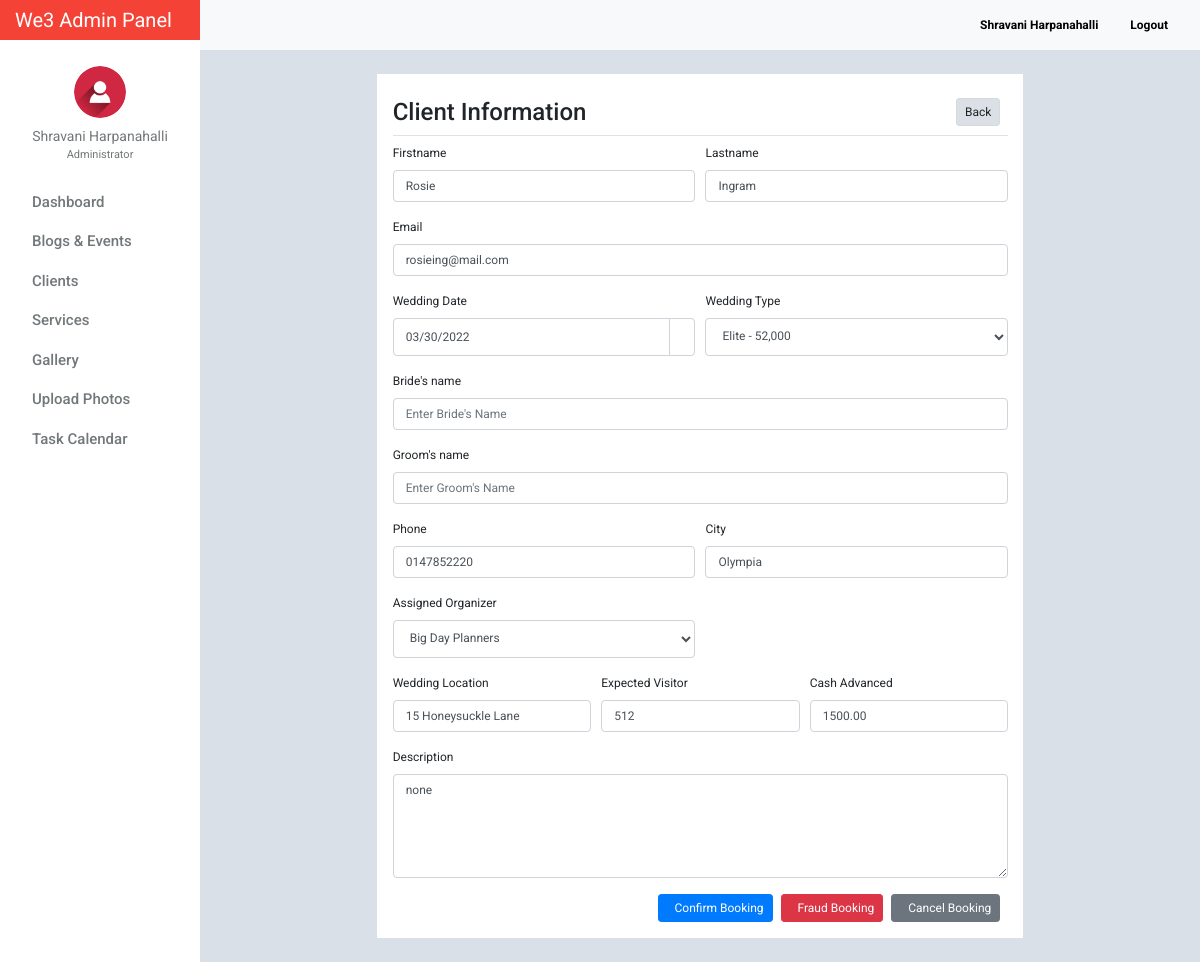
Screenshot of /client_assign.php?booking=3&user_id=3 (signed in) with the database file from the repository.
### tables this page shows
CREATE TABLE `tblusers` (
  `id` int(11) NOT NULL,
  `firstname` varchar(32) NOT NULL,
  `lastname` varchar(32) NOT NULL,
  `gender` enum('m','f') NOT NULL,
  `username` varchar(50) NOT NULL,
  `password` varchar(50) NOT NULL,
  `email` varchar(100) NOT NULL,
  `designation` varchar(100) NOT NULL,
  `address` text NOT NULL,
  `access_level` enum('0','1','2') NOT NULL,
  `profile_picture` varchar(100) NOT NULL,
  `date_created` varchar(100) NOT NULL
);

CREATE TABLE `tblaccounts_detail` (
  `id` int(11) NOT NULL,
  `user_id` int(11) NOT NULL,
  `firstname` varchar(32) NOT NULL,
  `lastname` varchar(32) NOT NULL,
  `phone` varchar(20) NOT NULL,
  `city` varchar(50) NOT NULL,
  `datetime_created` timestamp NOT NULL DEFAULT CURRENT_TIMESTAMP,
  `description` text NOT NULL,
  `location` text NOT NULL,
  `expectation_visitor` varchar(100) NOT NULL,
  `cash_advanced` decimal(10,2) NOT NULL,
  `status` varchar(100) NOT NULL DEFAULT 'pending',
  `date_signed` datetime NOT NULL
);

CREATE TABLE `tblweddingbook` (
  `booking_id` int(11) NOT NULL,
  `user_id` int(11) NOT NULL,
  `bride` varchar(32) NOT NULL,
  `groom` varchar(32) NOT NULL,
  `wedding_type` int(11) NOT NULL,
  `user_email` varchar(100) NOT NULL,
  `wedding_date` varchar(100) NOT NULL,
  `organizer_id` int(11) NOT NULL
);

### include/database.php (called while the page is built, shortened)
<?php
class Database
{
    public $connection;
    public function open_connection()
    {
        $this->connection = mysqli_connect(DB_HOST, DB_USER, DB_PASS, DB_NAME);
    }
    public function query($sql)
    {
        $result = mysqli_query($this->connection, $sql);
        return $result;
    }
}
$db = new Database();
?>

### include/db_object.php (called while the page is built, shortened)
<?php
class DB_Object
{
    public static function find_all() {
        return static::find_by_query("SELECT * FROM " . static::$db_table . " ORDER BY id DESC");
    }
    public static function find_by_id($id) {
        $the_result_array = static::find_by_query("SELECT * FROM " . static::$db_table . " WHERE id = $id ORDER BY id DESC  LIMIT 1 ");
        return !empty($the_result_array) ? array_shift($the_result_array) : false;
    }
    public static function find_by_user_id($id) {
        $the_result_array = static::find_by_query("SELECT * FROM " . static::$db_table . " WHERE user_id = $id ORDER BY user_id DESC  LIMIT 1 ");
        return !empty($the_result_array) ? array_shift($the_result_array) : false;
    }
    public static function find_by_booking_id($id) {
        $the_result_array = static::find_by_query("SELECT * FROM " . static::$db_table . " WHERE booking_id = $id ORDER BY booking_id DESC  LIMIT 1 ");
        return !empty($the_result_array) ? array_shift($the_result_array) : false;
    }
    public static function find_by_query($sql) {
        global $db;
        $result_set = $db->query($sql);
        $the_object_array = array();
        while($row = mysqli_fetch_array($result_set)) {
            $the_object_array[] = static::instantiation($row);
        }
        return $the_object_array;
    }
    public static function instantiation($the_record){
        $the_object = new $calling_class;
        foreach($the_record as $the_attribute => $value)
        {
            if($the_object->has_the_attribute($the_attribute)) {
                $the_object->$the_attribute = $value;
            }
        }
        return $the_object;
    }
    private function has_the_attribute($the_attribute) {
        $object_properties = get_object_vars($this);
        return array_key_exists($the_attribute, $object_properties);
    }
}
?>

### include/Users.php (called while the page is built, shortened)
<?php
class Users extends DB_Object
{
    public $profile_picture;
    public $upload_directory = "upload/users";
    public $image_placeholder = "http://placehold.it/64x64&text=images";
    public function profile_picture_picture() {
        return empty($this->profile_picture) ? $this->image_placeholder : $this->upload_directory. '/' .$this->profile_picture;
    }
}
?>

### client_assign.php (the view, shortened to what this page needs)
<?php
    $booking_id = $_GET['booking'];
    $user_id = $_GET['user_id'];
    $account_detail =  Account_Details::find_by_user_id($user_id);
    $booking_detail =  Booking::find_by_booking_id($booking_id);
 	$categories = Category::find_all();
?>
<?php $users_profile = Users::find_by_id($_SESSION['id']); ?>
    <!doctype html>
    <html lang="en">
    <head>
        <link href="css/bootstrap.min.css" rel="stylesheet">
        <link href="css/dashboard.css" rel="stylesheet">
        <link rel="stylesheet" type="text/css" href="https://cdn.materialdesignicons.com/2.1.19/css/materialdesignicons.min.css">
        <link rel="stylesheet" href="../css/bootstrap-datepicker.css">
    </head>
<body>
<?php include_once 'include/sidebar.php'; ?>
    <div class="container">
        <div class="row">
            <div class="col-lg-8 offset-2 pl-3 pb-3 box-shadow mt-4">
                <form method="post" action="">
                    <h4 class="h4 mt-4 pb-2" style="border-bottom: 1px solid #dee2e6!important;">Client Information
						<a href="client.php" class="btn btn-sm btn-light float-right mr-2 active" style="font-size: 12px;">
							<span class="mdi mdi-arrow-left"></span> Back
						</a>
                    </h4>
                    <div class="form-row">
                        <div class="form-group col-md-6">
                            <label for="inputFirstname">Firstname</label>
                            <input type="text" name="firstname" class="form-control" id="inputFirstname" value="<?= $account_detail->firstname; ?>" placeholder="Enter firstname">
                        </div>
                        <div class="form-group col-md-6">
                            <label for="inputLastname">Lastname</label>
                            <input type="text" name="lastname" class="form-control" id="inputLastname" value="<?= $account_detail->lastname; ?>" placeholder="Enter lastname">
                        </div>
                    </div>
                    <div class="form-group">
                        <label for="inputEmail">Email</label>
                        <input type="text" name="email" class="form-control" id="inputEmail" value="<?= $booking_detail->user_email; ?>" placeholder="Enter email">
                    </div>
                    <div class="form-row form-group">
                        <div class="col-md-6">
                            <label for="wedding_date">Wedding Date</label>
                        </div>
                        <div class="col-md-6">
                            <label>Wedding Type</label>
                        </div>
                        <div class="input-group col-md-6">
                            <input type="text" class="form-control"
                                   name="wedding_date" value="<?= $booking_detail->wedding_date; ?>" data-provide="datepicker" id="wedding_date"
                                   placeholder="Wedding Date">
                            <div class="input-group-append">
                                    <span class="input-group-text"
                                          style="background: white;">
                                    </span>
                            </div>
                        </div>
                        <div class="input-group col-md-6">
                            <select class="form-control" id="wedding_type" name="wedding_type">
                                <?php foreach($categories as $category) : ?>
                                    <?php if ($category->id == $booking_detail->wedding_type): ?>
                                        <option value="<?= $category->id;?>" selected><?= $category->wedding_type; ?> - <?= number_format($category->price); ?> </option>
                                        <?php else: ?>
                                        <option value="<?= $category->id;?>"><?= $category->wedding_type; ?> - <?= number_format($category->price); ?> </option>
                                    <?php endif ?>
                                <?php endforeach; ?>
                            </select>
                        </div>
                    </div>
                    <div class="form-group">
                        <label for="brideName">Bride's name</label>
                        <input type="text" name="bride" class="form-control" value="<?= $booking_detail->bride; ?>" id="brideName" placeholder="Enter Bride's Name">
                    </div>
                    <div class="form-group">
                        <label for="GroomsName">Groom's name</label>
                        <input type="text" name="groom" class="form-control" value="<?= $booking_detail->groom; ?>" id="GroomsName" placeholder="Enter Groom's Name">
                    </div>
                    <div class="form-row">
                        <div class="form-group col-md-6">
                            <label for="inputPhone">Phone</label>
                            <input type="text" class="form-control" value="<?= $account_detail->phone; ?>" id="inputPhone" name="phone" placeholder="Enter Phone Number">
                        </div>
                        <div class="form-group col-md-6">
                            <label for="inputcity">City</label>
                            <input type="text" class="form-control" value="<?= $account_detail->city; ?>" id="inputcity" name="city" placeholder="Enter City">
                        </div>
                    </div>
                    <div class="form-row">
                        <div class="form-group col-md-6">
                            <label for="inputOrganizer">Assigned Organizer</label>
                            <select class="form-control" id="inputOrganizer" name="organizer_id">
                                <option value="1">Big Day Planners</option>
                            </select>
                        </div>
                    </div>
					<div class="form-row">
						<div class="col form-group">
	                        <label for="inputLocation">Wedding Location</label>
	                        <input type="text" name="location" value="<?= $account_detail->location; ?>" class="form-control" value="" id="inputLocation" placeholder="Enter location">
	                    </div>
	                    <div class="col form-group">
	                        <label for="Inputexpectation_visitor">Expected Visitor</label>
	                        <input type="text" name="expectation_visitor" value="<?= $account_detail->expectation_visitor; ?>" class="form-control" value="" id="Inputexpectation_visitor" placeholder="Enter expected visitor">
                    	</div>
                    	<div class="col form-group">
	                        <label for="inputcash_advanced">Cash Advanced</label>
	                        <input type="text" name="cash_advanced" class="form-control" value="<?= $account_detail->cash_advanced; ?>" id="inputcash_advanced" placeholder="Enter cash advanced">
                    	</div>
                    </div>
					<div class="form-group">
                        <label for="Inputdescription">Description</label>
                        <textarea name="description" class="form-control" id="Inputdescription" placeholder="Enter expected visitor" rows="5"><?= $account_detail->description; ?></textarea>
                    </div>
                    <button type="submit" name="cancel" class="btn btn-sm btn-secondary float-right mr-2" style="font-size: 12px;" value="">
                    	<i class="mdi mdi-cancel mr-2"></i> Cancel Booking
					</button>
					<button type="submit" name="fraud" class="btn btn-sm btn-danger float-right mr-2" style="font-size: 12px;" value="">
						<i class="mdi mdi-linux mr-2"></i> Fraud Booking
					</button>
                    <button type="submit" name="confirm" class="btn btn-sm btn-primary float-right mr-2" style="font-size: 12px;">
                    	<i class="mdi mdi-check mr-2"></i> Confirm Booking
                    </button>
                </form>
            </div>
        </div>
    </div>
</main>
</div>
</div>
</body>
</html>

### include/sidebar.php (shortened to what this page needs)
<nav class="navbar sticky-top p-0" style="width: 16.7%;background-color: #f44336;">
    <a class="navbar-brand col-sm-3 col-md-2 mr-0" style="color:white;" href="dashboard.php">
        We3 Admin Panel
    </a>
</nav>
<div class="container-fluid">
    <div class="row">
        <nav class="col-md-2 d-none d-md-block bg-light sidebar">
            <div class="sidebar-sticky">
                <ul class="nav flex-column">
                    <li class="nav-item mt-3">
                        <div class="text-center">
                            <a href="users_profile.php" class="user-button">
                                <img src="<?= $users_profile->profile_picture_picture(); ?>" class="img-fluid rounded-circle" width="52" height="52" alt="">
                                <div class="user-profile"><?= $users_profile->firstname . ' ' . $users_profile->lastname; ?></div>
                            </a>
                                <div class="text-center mt-0" style="font-size: 11px;color:#72777a;">
                                    <?= ($users_profile->designation == 0) ? 'Administrator' : 'Moderator'; ?>
                                </div>
                        </div>
                    </li>
                    <li class="nav-item"><div class="dropdown-divider"></div></li>
                    <li class="nav-item">
                        <a class="nav-link" href="dashboard.php">
                            Dashboard <span class="sr-only">(current)</span>
                        </a>
                    </li>
                    <li class="nav-item"><div class="dropdown-divider"></div></li>
                    <li class="nav-item">
                        <a class="nav-link" href="blog_events.php">
                            Blogs &amp; Events
                        </a>
                    </li>
                    <li class="nav-item"><div class="dropdown-divider"></div></li>
                    <li class="nav-item">
                        <a class="nav-link" href="client.php" >
                            Clients
                        </a>
                    </li>
                    <li class="nav-item"><div class="dropdown-divider"></div></li>
                    <li class="nav-item">
                        <a class="nav-link" href="service_list.php">
                            Services
                        </a>
                    </li>
                    <li class="nav-item"><div class="dropdown-divider"></div></li>
                    <li class="nav-item">
                        <a class="nav-link" href="photos_view.php">
                            Gallery
                        </a>
                    </li>
                    <li class="nav-item"><div class="dropdown-divider"></div></li>
                    <li class="nav-item">
                        <a class="nav-link" href="photos_add.php">
                            Upload Photos
                        </a>
                    </li>
                    <li class="nav-item"><div class="dropdown-divider"></div></li>
                    <li class="nav-item">
                        <a class="nav-link" href="task_all_calendar.php">
                            Task Calendar
                        </a>
                    </li>
                </ul>
            </div>
        </nav>
        <main role="main" class="col-md-9 ml-sm-auto col-lg-10" style="margin-top: -40px;z-index: 999">
            <nav class="navbar navbar-expand-lg navbar-light bg-light" style="margin-left:-15px;margin-right: -15px;">
                <div class="form-inline my-2 my-lg-0">
                    <a class="nav-link" href="users_profile.php"><b><?= ucfirst($users_profile->firstname) . ' ' . ucfirst($users_profile->lastname); ?></b></a>
                    <a class="nav-link" href="logout.php"><b><i class="mdi mdi-logout" style="color: #f44336!important;"></i> Logout</b></a>
                </div>
            </nav>

### rows the page displays
tblusers: profile_picture (picture), firstname "Shravani", lastname "Harpanahalli"
tblaccounts_detail: firstname "Rosie", lastname "Ingram", phone "0147852220", city "Olympia", location "15 Honeysuckle Lane", expectation_visitor "512", cash_advanced "1500.00", description "none"
tblweddingbook: email "rosieing@mail.com", wedding_date "03/30/2022"

### other values shown
form field wedding_type "Elite - 52,000"
